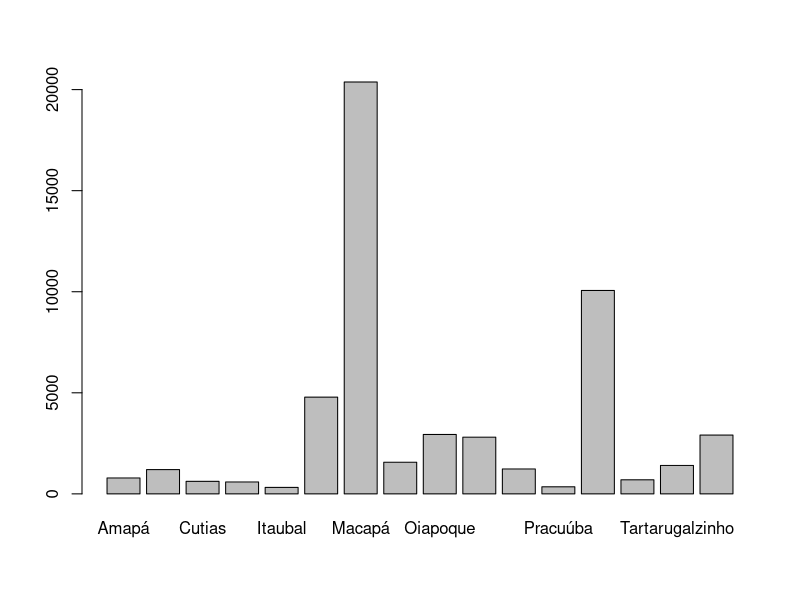
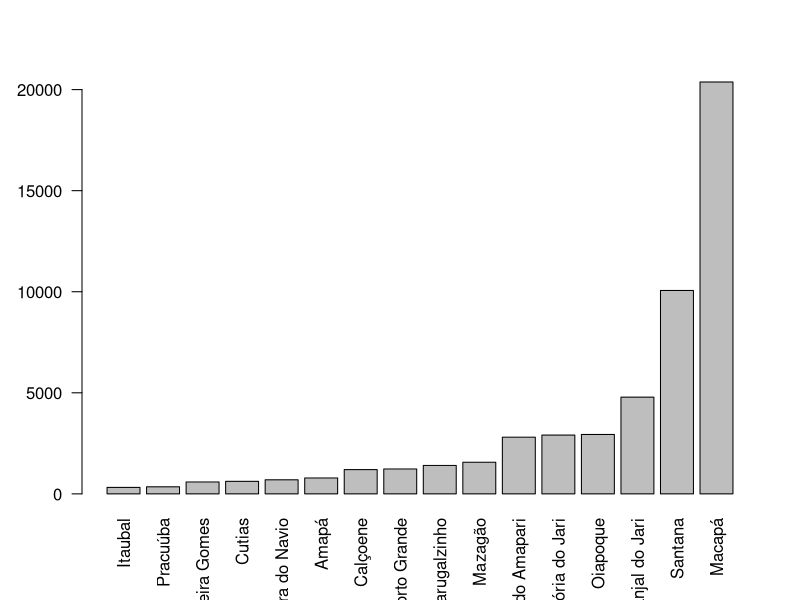
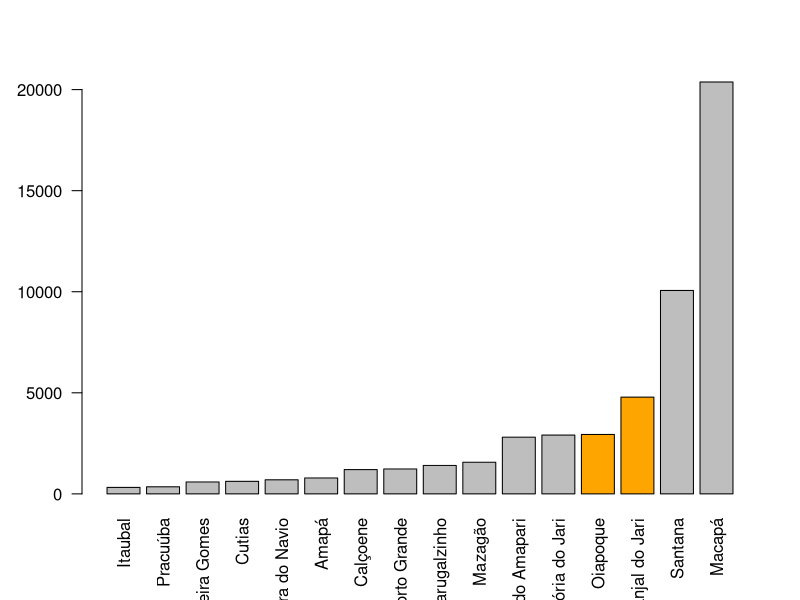
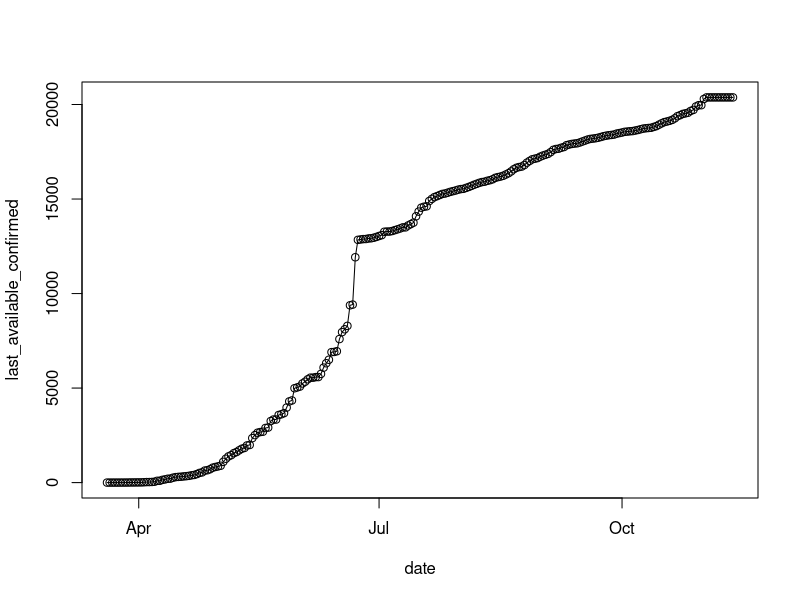
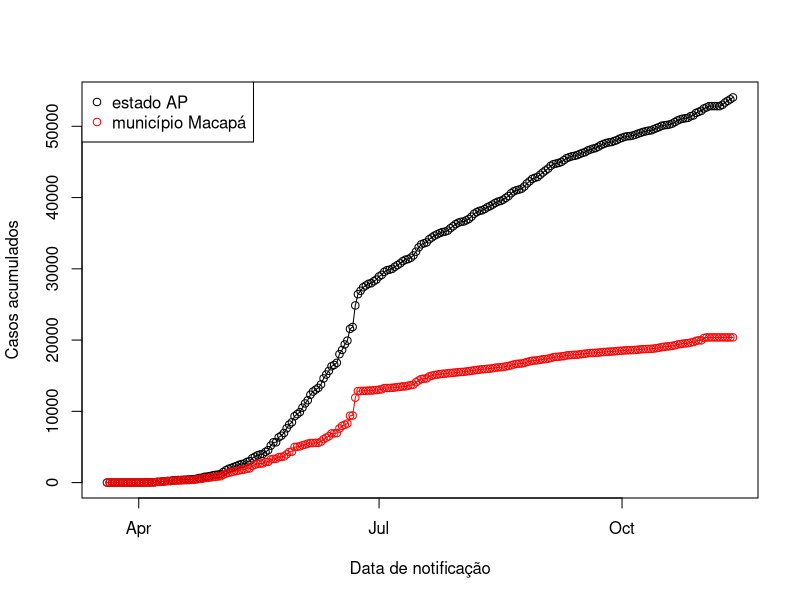
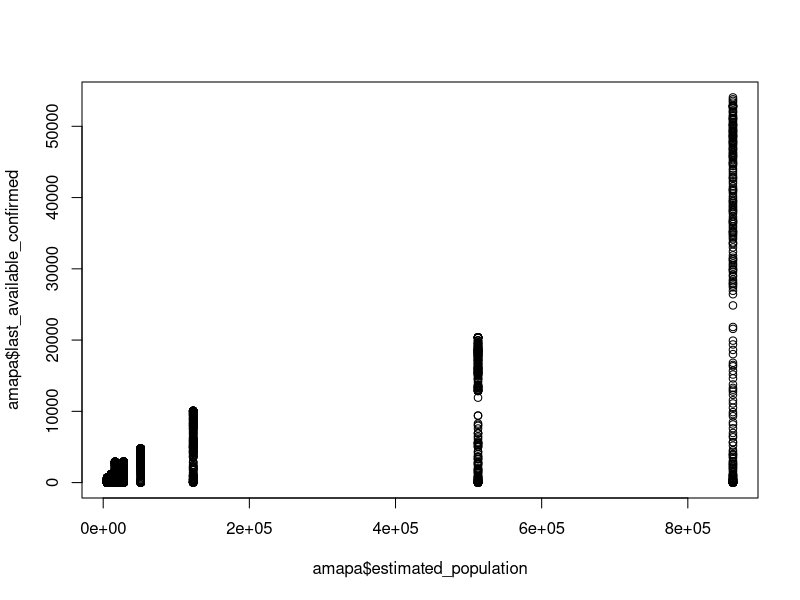
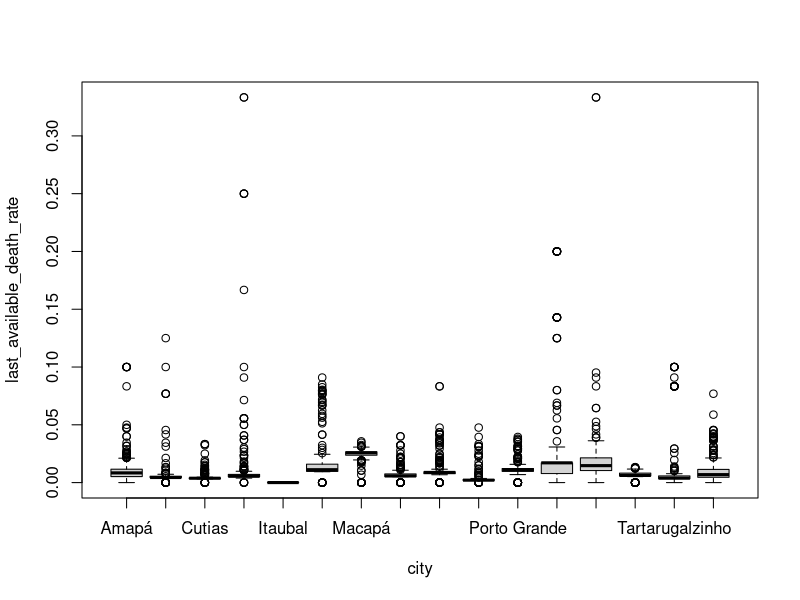

Recreate these plots in R, in order.
# Script para manipulacao de dados de covid19 no Amapa

# 1. Lendo os dados ------------------------------------------------------------
amapa <- read.csv("dados/brutos/01-amapa.csv", stringsAsFactors = FALSE)

# checando os dados
head(amapa)

# municipios do Amapa
unique(amapa$city)

# coluna place_type
table(amapa$place_type)

# municipios tipo onde municipio é NA
unique(amapa$place_type[is.na(amapa$city)])


# 2. a classe data -------------------------------------------------------------
class(amapa$date)
class(amapa$last_available_date)

# Conversão para data
data1 <- as.Date(amapa$date[1])
data1
# Mudando o formato com a função format()
format(data1, "%d/%m/%y")
format(data1, "%d/%m/%Y")

# Modificando as colunas de data para a classe date
amapa$date <- as.Date(amapa$date)
amapa$last_available_date <- as.Date(amapa$last_available_date)

class(amapa$date)

range(amapa$date)

# 3. Entendendo as colunas com os dados ----------------------------------------
# Olhando para os dados de casos e obitos
## casos acumulados
acu <- aggregate(last_available_confirmed ~ city, FUN = max, data = amapa)
acu

# Um grafico de barras
barplot(acu[, 2], names.arg = acu[, 1])

# Ordenando as barras com a funcao order()
acu_or <- acu[order(acu$last_available_confirmed), ]
acu_or

# Novamente o grafico de barras
barplot(acu_or[, 2], names.arg = acu_or[, 1], las = 2)

# 4. Juntando duas tabelas ------------------------------------------------------
# Lendo os dados
muni_apagao <- read.csv("dados/brutos/municipios_apagao_11-2020.csv",
                        stringsAsFactors = FALSE)

# Quantos municipios
table(muni_apagao$apagao)

# Juntando duas tabelas a partir de uma coluna comum
acu_or_apagao <- merge(acu_or, muni_apagao,
                       by = "city", sort = FALSE)

# inspecionando a saida
head(acu_or)
head(acu_or_apagao)
head(muni_apagao)

# Mais uma vez o barplot, agora com cores para os municipios com luz
barplot(acu_or_apagao[, 2], names.arg = acu_or_apagao[, 1],
        col = ifelse(acu_or_apagao$apagao == "sim", "grey", "orange"), las = 2)

# 5. Separando dados de estado e municipio -------------------------------------
estado <- amapa[amapa$place_type == "state", c(-15)]
dim(estado)

# outra forma: onde a coluna city é NA
estado2 <- amapa[is.na(amapa$city), c(-15)]
## as duas formas tem o mesmo resultado:
all.equal(estado2, estado)

head(estado)
tail(estado)

# dados apenas de Macapa por meio do geocode do IBGE
macapa <- amapa[amapa$city_ibge_code == "1600303", c(-15)]

dim(macapa)
head(macapa)
tail(macapa)

# Escrevendo os dados
if (!dir.exists("dados/processados/")) {
  dir.create("dados/processados/")
}

write.csv(estado,
          "dados/processados/02-estado_AP.csv",
          row.names = FALSE)

write.csv(macapa,
          "dados/processados/02-municipio_Macapa.csv",
          row.names = FALSE)


# 6. Explorando os dados com gráficos ------------------------------------------

# Casos acumulados por data no municipio
plot(last_available_confirmed ~ date, data = macapa)
lines(last_available_confirmed ~ date, data = macapa)

# Casos acumulados por dada no estado todo
plot(last_available_confirmed ~ date, data = estado,
     xlab = "Data de notificação", ylab = "Casos acumulados")
lines(last_available_confirmed ~ date, data = estado)

# Adicionando linha do município
lines(last_available_confirmed ~ date, data = macapa, col = "red")
points(last_available_confirmed ~ date, data = macapa, col = "red")
# Legenda
legend("topleft", c("estado AP", "município Macapá"),
       pch = 1, col = c("black", "red"))

# Grafico de dispersao
plot(x = amapa$estimated_population,
     y = amapa$last_available_confirmed)

# Boxplot
boxplot(last_available_death_rate ~ city,
        data = amapa)
